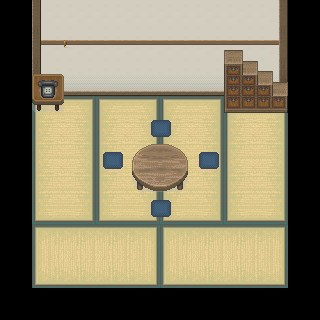

The image is a tile-based game level rendered from a .tmx file. Its description and source (layers, tilesets, objects; grid data summarised) follow:
An orthogonal 20x20 tile map with 16x16 px tiles, 3 tile layers (Base, MonoShita, MonoChu) and 6 objects.

<map version="1.0" orientation="orthogonal" renderorder="right-down" width="20" height="20" tilewidth="16" tileheight="16" backgroundcolor="#000000" nextobjectid="8">
 <tileset firstgid="1" name="ST-Washitu-I01" tilewidth="16" tileheight="16">
  <image source="ST-Washitu-I01.png" trans="aa55ff" width="256" height="1600" />
 </tileset>
 <layer name="Base" width="20" height="20">
  <properties>
   <property name="cc_vertexz" value="-12" />
  </properties>
  <data>[400 cells, 288 non-empty, 100 distinct tile ids]</data>
 </layer>
 <layer name="MonoShita" width="20" height="20">
  <properties>
   <property name="cc_vertexz" value="-11" />
  </properties>
  <data>[400 cells, 57 non-empty, 45 distinct tile ids]</data>
 </layer>
 <layer name="MonoChu" width="20" height="20">
  <data>[400 cells, 4 non-empty, 4 distinct tile ids]</data>
 </layer>
 <objectgroup name="collision">
  <properties>
   <property name="cc_vertexz" value="-11" />
  </properties>
  <object id="2" x="0" y="0" width="32" height="320" />
  <object id="3" x="32" y="288" width="288" height="32" />
  <object id="4" x="288" y="0" width="32" height="288" />
  <object id="5" x="32" y="0" width="256" height="96" />
  <object id="6" x="224" y="96" width="64" height="16" />
  <object id="7" x="128" y="144" width="64" height="48" />
 </objectgroup>
</map>
